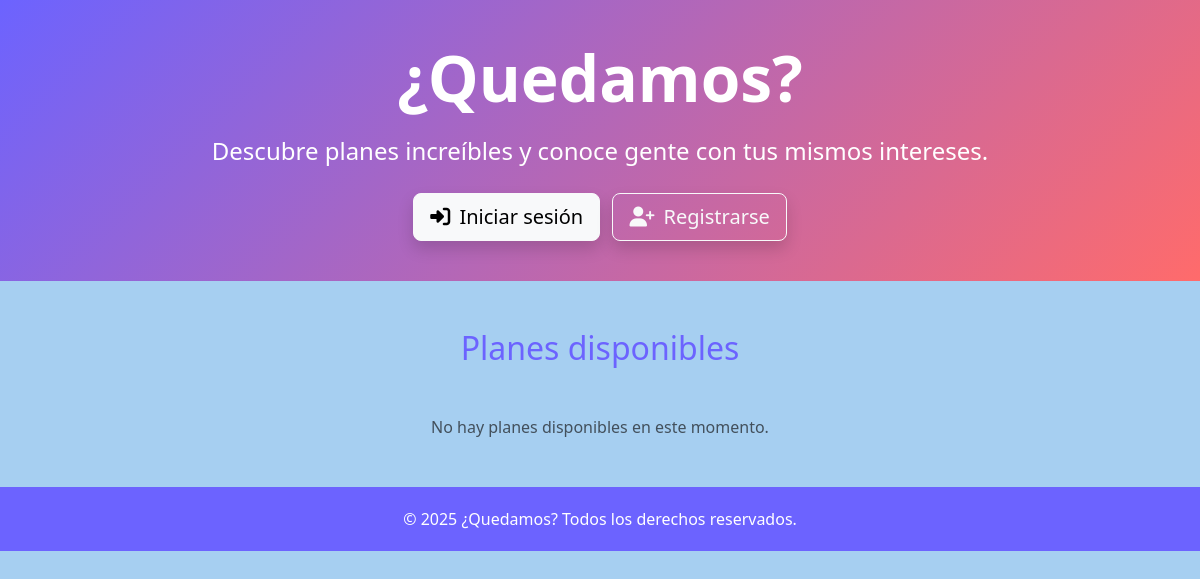
Before: / with the older database file.
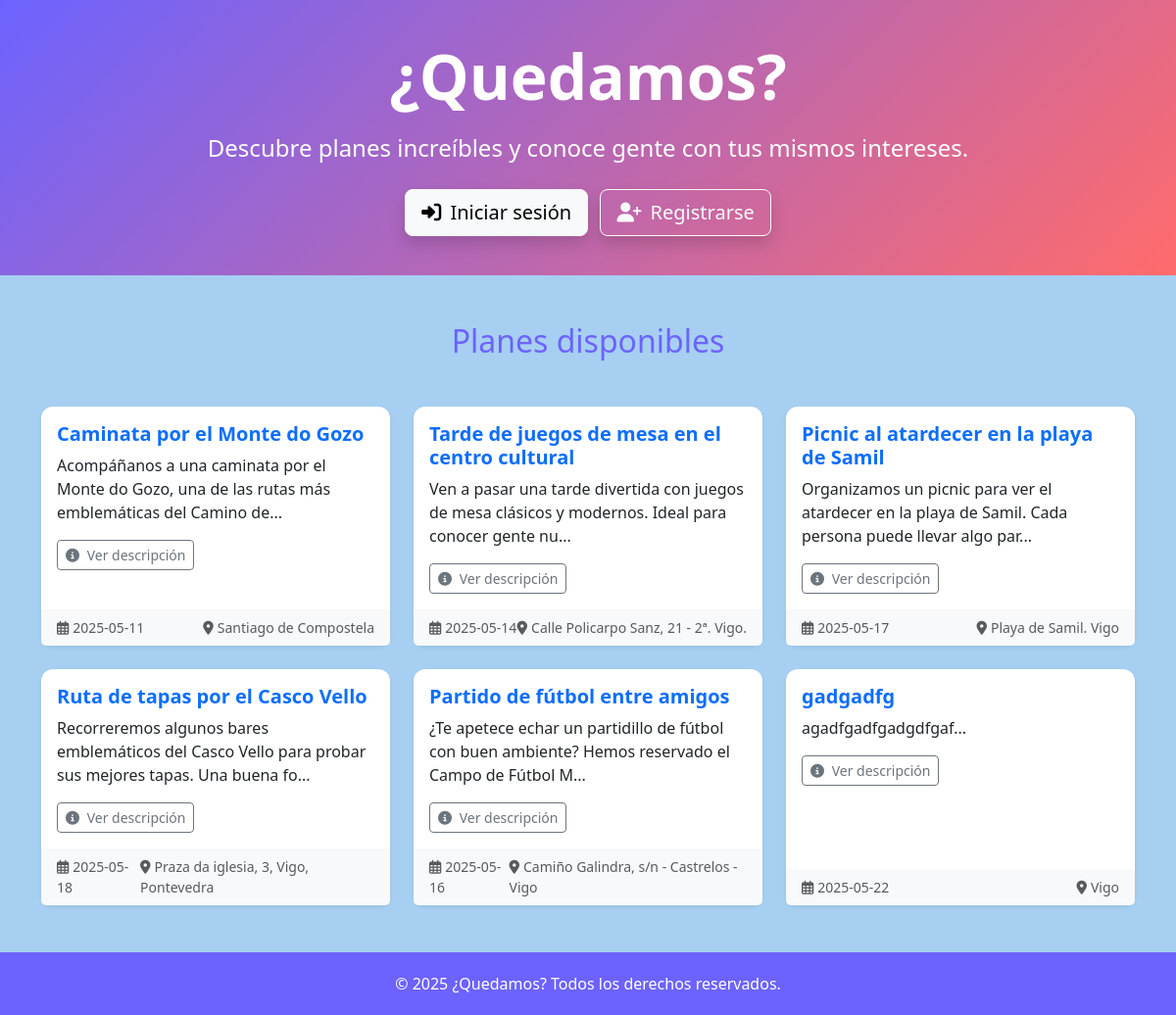
After: the same page with the newer database file.
### tables this page shows
CREATE TABLE `planes` (
  `id` int(11) NOT NULL AUTO_INCREMENT,
  `titulo` varchar(255) DEFAULT NULL,
  `descripcion` text DEFAULT NULL,
  `fecha` date DEFAULT NULL,
  `lugar` varchar(255) DEFAULT NULL,
  `capacidad` int(11) DEFAULT NULL,
  `creador_id` int(11) DEFAULT NULL,
  PRIMARY KEY (`id`),
  KEY `creador_id` (`creador_id`),
  CONSTRAINT `planes_ibfk_1` FOREIGN KEY (`creador_id`) REFERENCES `usuarios` (`id`)
);

### index.php (the view, shortened to what this page needs)
<?php
require 'includes/db.php';
$stmt = $pdo->prepare('SELECT id, titulo, descripcion, fecha, lugar FROM planes');
$stmt->execute();
$planes = $stmt->fetchAll();
?>
<!DOCTYPE html>
<html lang="es">
<head>
    <link href="https://cdn.jsdelivr.net/npm/bootstrap@5.3.2/dist/css/bootstrap.min.css" rel="stylesheet">
    <link rel="stylesheet" href="https://cdnjs.cloudflare.com/ajax/libs/font-awesome/6.5.0/css/all.min.css">
    <link rel="stylesheet" href="css/index.css">
</head>
<body>
    <section class="hero-section text-white d-flex align-items-center justify-content-center">
        <div class="text-center">
            <h1 class="display-3 fw-bold mb-3">¿Quedamos?</h1>
            <p class="lead fs-4 mb-4">Descubre planes increíbles y conoce gente con tus mismos intereses.</p>
            <div>
                <a href="login.php" class="btn btn-light btn-lg me-2 shadow"><i class="fas fa-sign-in-alt me-1"></i> Iniciar sesión</a>
                <a href="register.php" class="btn btn-outline-light btn-lg shadow"><i class="fas fa-user-plus me-1"></i> Registrarse</a>
            </div>
        </div>
    </section>
    <section class="container my-5">
        <h2 class="text-center text-acento mb-5">Planes disponibles</h2>
        <?php if ($planes): ?>
            <div class="row g-4 justify-content-center">
                <?php foreach ($planes as $plan): ?>
                    <div class="col-md-6 col-lg-4">
                        <div class="card h-100 shadow-sm border-0">
                            <div class="card-body">
                                <h5 class="card-title text-primary fw-bold"><?= htmlspecialchars($plan['titulo']) ?></h5>
                                <p class="card-text"><?= htmlspecialchars(substr($plan['descripcion'], 0, 100)) ?>...</p>
                                <button type="button" class="btn btn-sm btn-outline-secondary" data-bs-toggle="modal"
                                    data-bs-target="#modalDescripcion<?= $plan['id'] ?>">
                                    <i class="fas fa-info-circle me-1"></i> Ver descripción
                                </button>
                            </div>
                            <div class="card-footer bg-light text-muted small d-flex justify-content-between">
                                <span><i class="far fa-calendar-alt me-1"></i><?= htmlspecialchars($plan['fecha']) ?></span>
                                <span><i class="fas fa-map-marker-alt me-1"></i><?= htmlspecialchars($plan['lugar']) ?></span>
                            </div>
                        </div>
                    </div>
                <?php endforeach; ?>
            </div>
        <?php else: ?>
            <p class="text-center text-muted">No hay planes disponibles en este momento.</p>
        <?php endif; ?>
    </section>
    <footer class="footer">
        &copy; <?= date('Y') ?> ¿Quedamos? Todos los derechos reservados.
    </footer>
</body>
</html>

### css/index.css (style rules this page uses)
:root { --principal: #6C63FF; --secundario: #FFC947; --acento: #FF6B6B; --claro: #F9F9F9; --oscuro: #2F2F2F; }
body { background-color: #1783dc61; font-family: 'Segoe UI', Tahoma, Geneva, Verdana, sans-serif; margin: 0; }
.hero-section { background: linear-gradient(135deg, var(--principal), var(--acento)); min-height: 30vh; padding: 40px 20px; text-align: center; display: flex; align-items: center; justify-content: center; }
.text-acento { color: var(--principal); }
.card { transition: transform 0.2s; border-radius: 12px; }
.card-footer { border-top: none; }
.footer { background-color: var(--principal); color: white; text-align: center; padding: 20px 0; }

Changed rows visible on the page:
added planes: titulo "Caminata por el Monte do Gozo", descripcion "Acompáñanos a una caminata por el Monte do Gozo, una de las rutas más emblemáticas del Camino de", fecha "2025-05-11", lugar "Santiago de Compostela"
added planes: titulo "Tarde de juegos de mesa en el centro cultural", descripcion "Ven a pasar una tarde divertida con juegos de mesa clásicos y modernos. Ideal para conocer gente nu", fecha "2025-05-14", lugar "Calle Policarpo Sanz, 21 - 2ª. Vigo."
added planes: titulo "Picnic al atardecer en la playa de Samil", descripcion "Organizamos un picnic para ver el atardecer en la playa de Samil. Cada persona puede llevar algo par", fecha "2025-05-17", lugar "Playa de Samil. Vigo"
added planes: titulo "Ruta de tapas por el Casco Vello", descripcion "Recorreremos algunos bares emblemáticos del Casco Vello para probar sus mejores tapas. Una buena fo", fecha "2025-05-18", lugar "Praza da iglesia, 3, Vigo, Pontevedra"
added planes: titulo "Partido de fútbol entre amigos", descripcion "¿Te apetece echar un partidillo de fútbol con buen ambiente? Hemos reservado el Campo de Fútbol M", fecha "2025-05-16", lugar "Camiño Galindra, s/n - Castrelos - Vigo"
added planes: titulo "gadgadfg", descripcion "agadfgadfgadgdfgaf", fecha "2025-05-22", lugar "Vigo"
Other visible differences:
text no longer shown: "No hay planes disponibles en este momento."
